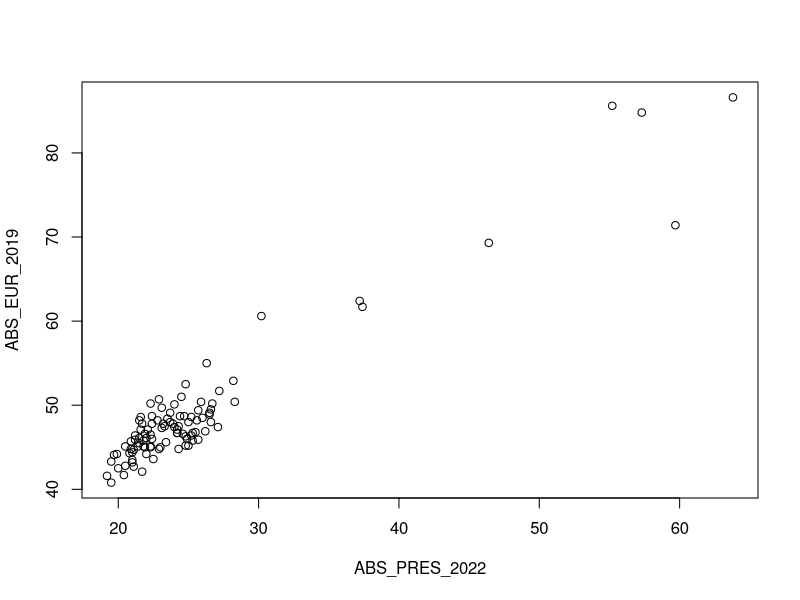
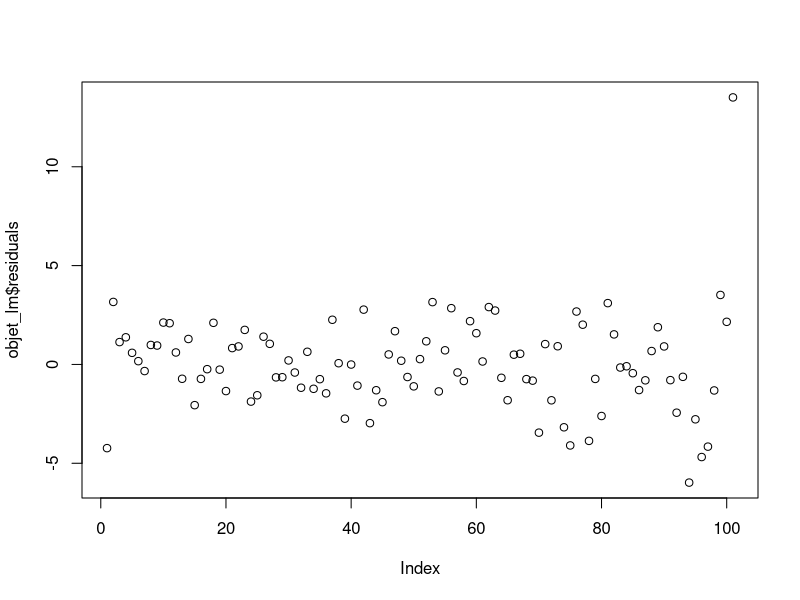
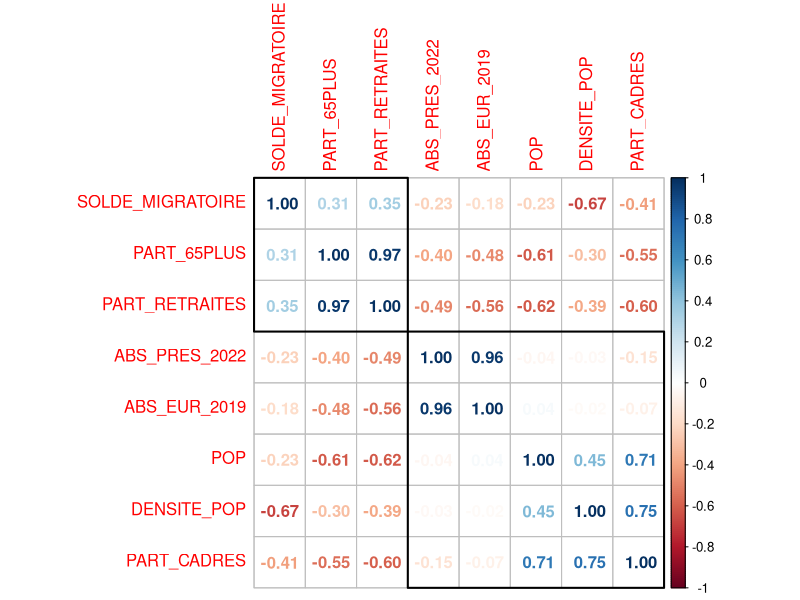

Here is the R script that generated these plots, in order: (Note: this script raises an error after producing the figures.)
## ---- chunk 1
# knitr::opts_chunk$set(eval = FALSE)
# knitr::opts_chunk$set(tidy = FALSE)
# knitr::opts_chunk$set(echo = TRUE, message = FALSE, warning = FALSE, results='hide',error=TRUE,eval = FALSE)
## ---- chunk 2
# Chargement des packages nécessaires

library(tidyverse)
library(MASS)
#install.packages("ellipse")
library(ellipse)
#install.packages("corrplot")
library(corrplot)
## ---- chunk 3


abst <- read.csv2('abstentions.csv') #Quand il y a un séparateur utilsier directement csv2
summary(abst)


## ---- chunk 4

num_abst <- abst %>%  
  mutate(across(.cols = -DEP, .fns = as.numeric))

## ---- chunk 5

plot(data = num_abst, ABS_EUR_2019~ABS_PRES_2022 )


## ---- chunk 6


B1 <- cov(num_abst$ABS_EUR_2019, num_abst$ABS_PRES_2022)/ var(num_abst$ABS_EUR_2019) #Sur R cov et var sont corrigé en fact 1/n-1

B0 <- num_abst$ABS_PRES_2022 - B1*num_abst$ABS_EUR_2019


## ---- chunk 7

objet_lm <- lm(data = num_abst, ABS_PRES_2022~ABS_EUR_2019)
summary(objet_lm)

## ---- chunk 8
plot(objet_lm$residuals)

## ---- chunk 9


## ---- chunk 10

num_abst[which.max(objet_lm$residuals),]

## ---- chunk 11

num_abst_sansmayotte <- num_abst[1:100,]
lm_sansmayotte <- lm(data = num_abst_sansmayotte,ABS_PRES_2022~ABS_EUR_2019)
summary(lm_sansmayotte)

## ---- chunk 12

## ---- chunk 13

abst_sansvm <- num_abst_sansmayotte %>% 
  filter(!if_any(.cols = everything(), .fns = is.na))

## ---- chunk 14



## ---- chunk 15

## ---- chunk 16

corrplot::corrplot(cor (abst_sansvm[,-1]),
                   method = 'number',
                   order = 'hclust', addrect = 2)

## ---- chunk 17
lm(data = abst_sansvm, ABS_PRES_2022 ~ . - PART_65PLUS)
## ---- chunk 18

option(scipen = 5)
bornes_inf <- model
## ---- chunk 19

## ---- chunk 20

## ---- chunk 21
model_multiple2 <- lm(ABS_PRES_ ~. - PART_CADRES - DEP, data = abst_sansvm)
summary(model_multiple2)
confint(model_multiple2)
## ---- chunk 22
car::vif(model_multiple1)
## ---- chunk 23
model_multiple3 <- lm(ABS_PRES_2022 ~ PARTT_CADRES + PART_RETRAITES, data = abst_sansvm)
summary(model_multiple3)
car::vif(model_multiple3)
## ---- chunk 24

## ---- chunk 25

## ---- chunk 26

## ---- chunk 27

## ---- chunk 28
